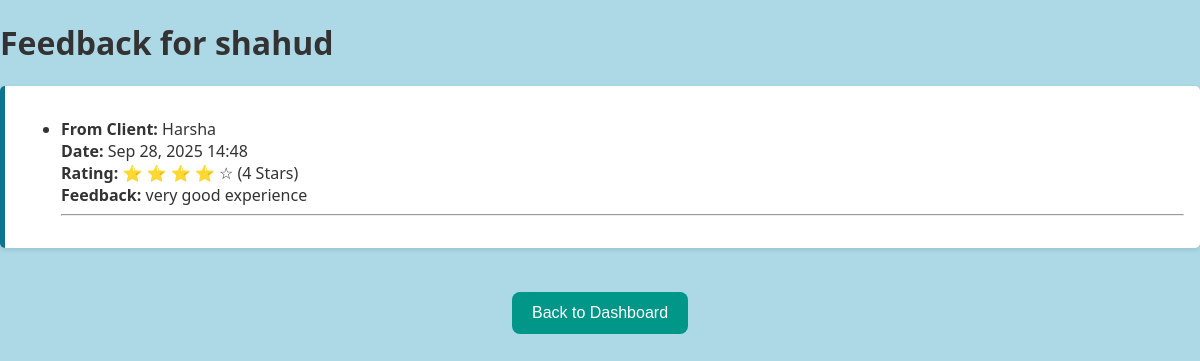
/view-counsellor-feedback/4/ (signed in), run on the app's committed database.
### main/models.py (models this page shows, shortened)
class Counsellor(models.Model):
    SPECIALIZATION_CHOICES = [
        ('stress_management', 'Stress Management'),
        ('career_guidance', 'Career Guidance'),
        ('mental_health', 'Mental Health Support'),
        ('marriage_relationship', 'Marriage and Relationship'),
        ('addiction', 'Addiction Counselling'),
        ('grief_loss', 'Grief and Loss'),
        ('self_esteem', 'Self-Esteem and Personal Growth'),
        ('family_therapy', 'Family Therapy'),
        ('trauma_ptsd', 'Trauma and PTSD'),
        ('eating_disorders', 'Eating Disorders Support'),
        ('child_adolescent', 'Child and Adolescent'),
        ('anger_management', 'Anger Management'),
        ('mindfulness', 'Mindfulness and Meditation'),
        ('financial_stress', 'Financial Stress'),
        ('lgbtq', 'LGBTQ+ Affirmative Therapy'),
    ]
    user = models.OneToOneField(User, on_delete=models.CASCADE, null=True, blank=True)
    qualification = models.CharField(max_length=255, blank=True, null=True)
    age = models.IntegerField(null=True, blank=True)
    experience = models.IntegerField(null=True, blank=True)
    specialization = models.CharField(max_length=255, choices=SPECIALIZATION_CHOICES, blank=True)
    description = models.TextField(blank=True, null=True)

class User(AbstractUser):
    is_client = models.BooleanField(default=False)
    is_counsellor = models.BooleanField(default=False)

class Booking(models.Model):
    client = models.ForeignKey(Client, on_delete=models.CASCADE)
    counsellor = models.ForeignKey(Counsellor, on_delete=models.CASCADE)
    requested_at = models.DateTimeField(auto_now_add=True)
    status = models.CharField(
        max_length=20,
        choices=[("Pending", "Pending"), ("Approved", "Approved"), ("Completed", "Completed")],
        default="Pending"
    )
    approved_date = models.DateField(null=True, blank=True)
    approved_time = models.TimeField(null=True, blank=True)
    rating = models.IntegerField(
        choices=[(1, "1 Star"), (2, "2 Stars"), (3, "3 Stars"), (4, "4 Stars"), (5, "5 Stars")],
        null=True, blank=True
    )
    feedback = models.TextField(blank=True, null=True)
    feedback_date = models.DateTimeField(null=True, blank=True)

class Client(models.Model):
    user = models.OneToOneField(User, on_delete=models.CASCADE, null=True, blank=True)
    age = models.IntegerField(null=True, blank=True)
    interest = models.CharField(max_length=255, blank=True)

### main/views.py (the view)
# urls.py: path('view-counsellor-feedback/<int:counsellor_id>/', views.view_counsellor_feedback, name='view_counsellor_feedback'),
@login_required
def view_counsellor_feedback(request, counsellor_id):
    counsellor = get_object_or_404(Counsellor, id=counsellor_id)
    feedbacks = Booking.objects.filter(
        counsellor=counsellor,
        status="Completed",
        feedback__isnull=False
    ).order_by('-feedback_date')
    return render(request, 'view_counsellor_feedback.html', {
        'counsellor': counsellor,
        'feedbacks': feedbacks
    })

### main/templates/view_counsellor_feedback.html (shortened to what this page needs)
{% load static %}
<!DOCTYPE html>
<html lang="en">
<head>
    <link rel="stylesheet" href="{% static 'feedback.css' %}">
</head>
<body>
    <div>
        <h1>Feedback for {{ counsellor.user.username }}</h1>
        {% if feedbacks %}
            <section class="profile-box">
                <ul>
                    {% for feedback in feedbacks %}
                        <li>
                            <strong>From Client:</strong> {{ feedback.client.user.username }} <br>
                            <strong>Date:</strong> {{ feedback.feedback_date|date:"M d, Y H:i" }} <br>
                            <strong>Rating:</strong>
                            {% for i in "12345" %}
                                {% if i|add:"0" <= feedback.rating %}
                                    ⭐
                                {% else %}
                                    ☆
                                {% endif %}
                            {% endfor %}
                            ({{ feedback.get_rating_display }}) <br>
                            <strong>Feedback:</strong> {{ feedback.feedback|truncatechars:200 }}
                        </li>
                        <hr>
                    {% endfor %}
                </ul>
            </section>
        {% else %}
            <p>No feedback available for this counsellor yet.</p>
        {% endif %}
<br><br>
        <center>
            <a href="{% url 'client_dashboard' %}">
                <button class="btn">Back to Dashboard</button>
            </a>
        </center>
    </div>
</body>
</html>

### main/static/feedback.css (style rules this page uses)
.btn { background-color: #009688; color: white; padding: 12px 20px; border: none; border-radius: 8px; cursor: pointer; font-size: 16px; transition: 0.3s; }
body { margin: 0; font-family: 'Segoe UI', Tahoma, Geneva, Verdana, sans-serif; background: lightblue; color: #333; align-items:center; }
.profile-box { background: white; padding: 1rem; border-left: 5px solid #0e7390; box-shadow: 0 2px 5px rgba(0, 0, 0, 0.1); margin-top: 0.5rem; border-radius: 5px; }

### data on the page
Counsellor: user.username "shahud"
Booking: client.user.username "Harsha", feedback_date "Sep 28, 2025 14:48", rating "4 Stars", feedback "very good experience"
